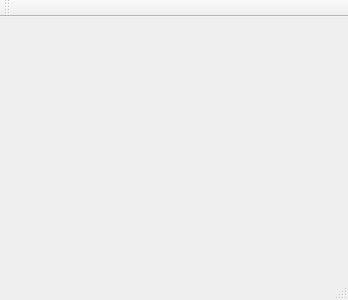
<?xml version="1.0" encoding="UTF-8"?>
<ui version="4.0">
 <class>TcpClient</class>
 <widget class="QMainWindow" name="TcpClient">
  <property name="geometry">
   <rect>
    <x>0</x>
    <y>0</y>
    <width>348</width>
    <height>300</height>
   </rect>
  </property>
  <property name="windowTitle">
   <string>TcpClient</string>
  </property>
  <widget class="QWidget" name="centralWidget"/>
  <widget class="QMenuBar" name="menuBar">
   <property name="geometry">
    <rect>
     <x>0</x>
     <y>0</y>
     <width>348</width>
     <height>22</height>
    </rect>
   </property>
  </widget>
  <widget class="QToolBar" name="mainToolBar">
   <attribute name="toolBarArea">
    <enum>TopToolBarArea</enum>
   </attribute>
   <attribute name="toolBarBreak">
    <bool>false</bool>
   </attribute>
  </widget>
  <widget class="QStatusBar" name="statusBar"/>
 </widget>
 <layoutdefault spacing="6" margin="11"/>
 <resources/>
 <connections/>
</ui>
